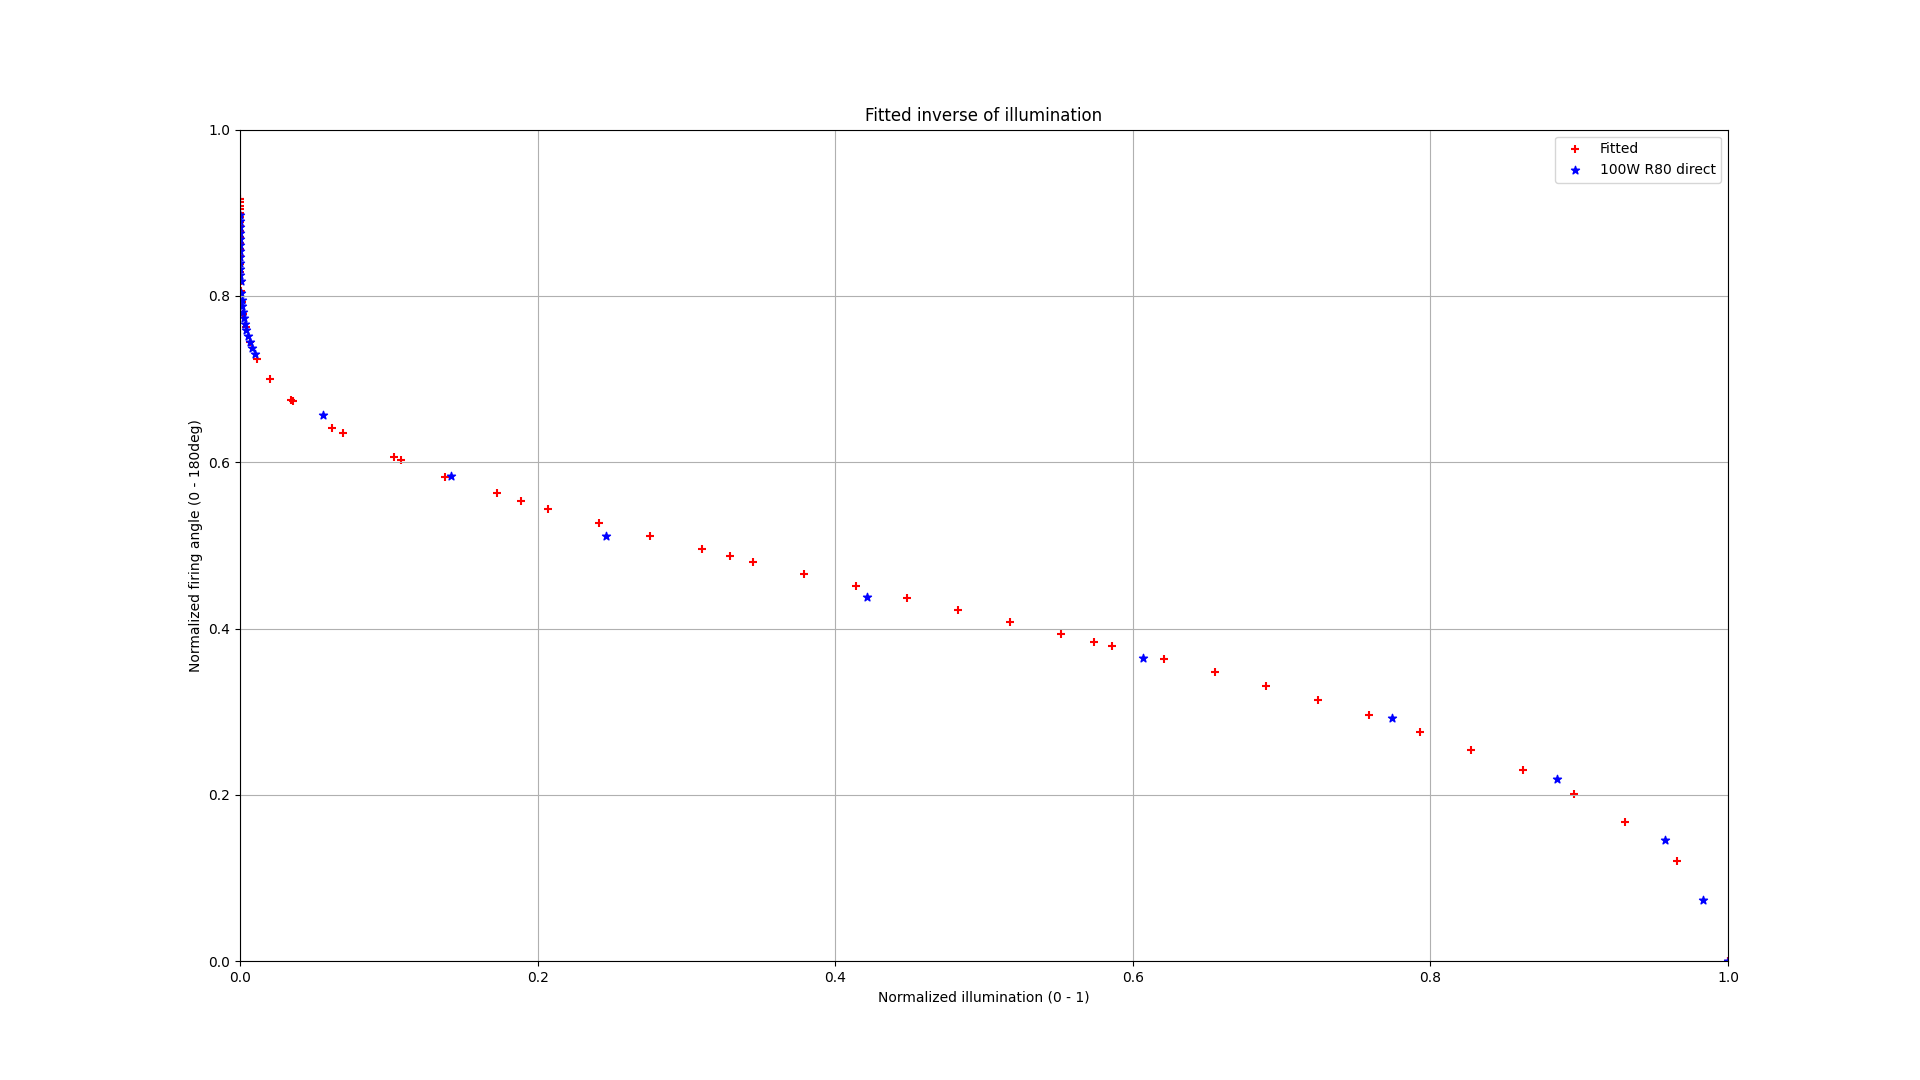

The script that saved this image:
import numpy as np
from scipy.optimize import curve_fit
import matplotlib.pyplot as plt
import math

'''
Fit inverse of normalized illumination response from normalized firing angle.
'''

# 100W R80 direct
# Cut values below measurement range
raw_value = np.array([123, 122, 121, 120, 119, 118, 117, 116, 115, 114, 113, 112, 110, 109, 108, 107, 106, 105, 104, 103, 102, 101, 100, 90, 80, 70, 60, 50, 40, 30, 20, 10, 0])
raw_illum = np.array([0.04, 0.12, 0.28, 0.64, 1.03, 1.85, 3.4, 4.9, 8.3, 13.1, 19.3, 24.5, 49, 70, 96, 122, 160, 201, 255, 315, 395, 476, 580, 3300, 8400, 14600, 25000, 36000, 45900, 52500, 56800, 58300, 59300])

norm_firing_angle = raw_value / 137
norm_illum = raw_illum / np.max(raw_illum)

def f(x, a, b, c, d, e, f, g):
  '''
  Approximate inverse function
  log(normalized illumination) to normalized firing angle
  '''
  x = np.log(x)
  y = a + b * np.power(-x, 1 / 2) + c * np.power(-x, 1 / 4) + d * np.power(-x, 1 /6) + e * np.power(-x, 1 / 8)
  return y

initial_params = [0, 0, 0, 0, 0, 0, 0]

params, covariance = curve_fit(f, norm_illum, norm_firing_angle, p0=initial_params)

a_fit, b_fit, c_fit, d_fit, e_fit, f_fit, g_fit = params

print(f'Fitted parameters: {params}')


xp = np.concatenate((np.logspace(-7, 0, num = 30), np.linspace(0.0000001, 1, num = 30)))
yp = f(xp, a_fit, b_fit, c_fit, d_fit, e_fit, f_fit, g_fit)

print(xp)
print(yp)

plt.figure(figsize=(1920 / 100, 1080 / 100))

plt.scatter(xp, yp, marker='+', color='r', label='Fitted')
plt.scatter(norm_illum, norm_firing_angle, marker='*', color='b', label='100W R80 direct')

plt.title('Fitted inverse of illumination')
plt.ylabel('Normalized firing angle (0 - 180deg)')
plt.xlabel('Normalized illumination (0 - 1)')
plt.grid(True)
plt.legend()
plt.xlim([0, 1])
plt.ylim([0, 1])

plt.savefig('fit-inverse.png', dpi=100)


plt.clf()
plt.figure(figsize=(1920 / 100, 1080 / 100))

plt.scatter(np.log(xp), yp, marker='+', color='r', label='Fitted')
plt.scatter(np.log(norm_illum), norm_firing_angle, marker='*', color='b', label='100W R80 direct')

plt.title('Fitted inverse of log(illumination)')
plt.ylabel('Normalized firing angle (0 - 180deg)')
plt.xlabel('log(Normalized illumination) (... - 0)')
plt.grid(True)
plt.legend()
plt.xlim(xmax = 1)
plt.ylim([0, 1])

plt.savefig('fit-inverse-log.png', dpi=100)
